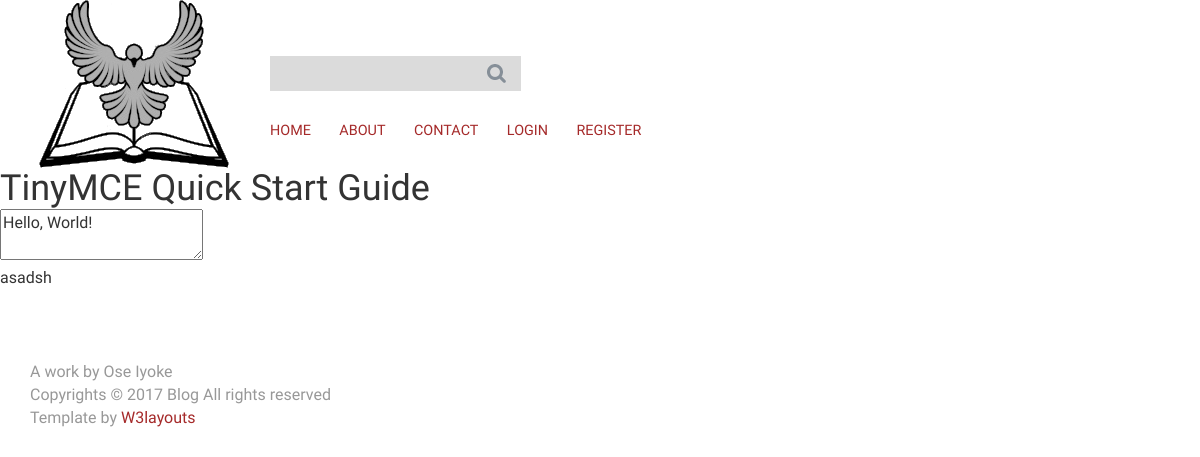
Page /detail/issues/ on the earlier database version.
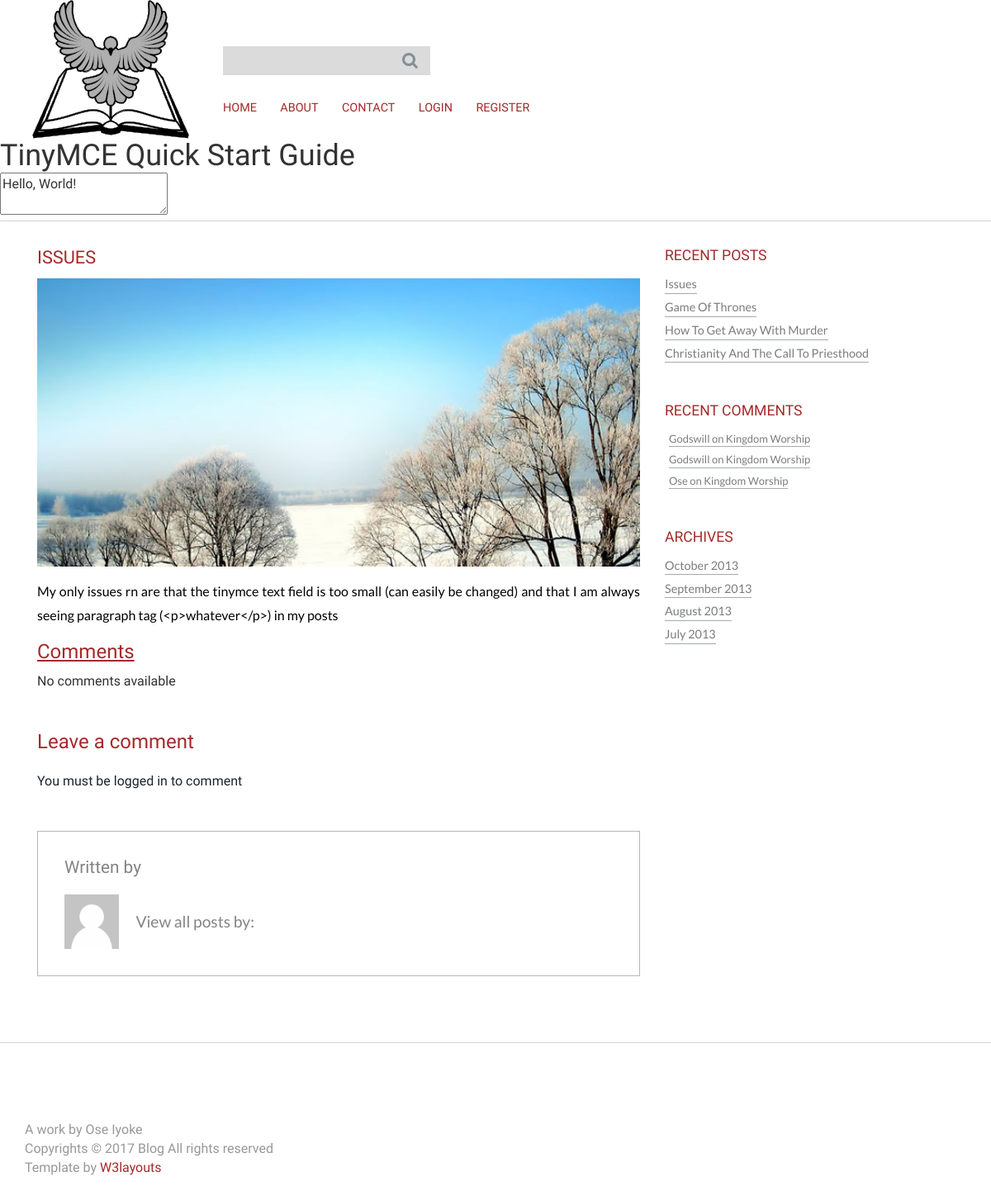
Same page on the later database version.
### blog/models.py (models this page shows, shortened)
class Post(models.Model):
    author = models.ForeignKey('auth.User',null=True)
    title = models.CharField(max_length=150)
    pub_date = models.DateTimeField(default=timezone.now())
    text = models.TextField()
    likes = models.IntegerField(default=0)
    views = models.IntegerField(default=0)
    slug = models.SlugField(unique=True)
    email = models.EmailField(max_length=50, default='kingdom@gmail.com')
    def __str__(self):
        return self.title

class Comment(models.Model):
    commenter = models.ForeignKey('auth.User')
    email = models.EmailField(max_length=50)
    post = models.ForeignKey(Post)
    created_on = models.DateTimeField(default=timezone.now())
    text = tinymce_models.HTMLField()

### blog/views.py (the view)
# urls.py: url(r'^detail/(?P<post_slug>[\w\-]+)/$', views.detail, name='detail'),
def detail(request, post_slug):
    try:
        post = Post.objects.get(slug=post_slug)
        comments = Comment.objects.filter(post=post)
    except Post.DoesNotExist:
        post = None
        comments = None
    form = CommentForm(request.POST or None)
    if form.is_valid():
        comment = form.save(commit=False)
        comment.post = post
        if request.user.is_authenticated():
            comment.commenter = request.user
            comment.email = request.user.email
            comment.created_on = timezone.now()
            comment.save()
        return redirect(request.path)
    else:
        print('girl')
    recent_comments()
    recent_posts()
    context = {'post':post,'form':form,'comments':comments,'recent_comments':recent_comments,'recent_posts':recent_posts}
    return render(request, 'blog/detail.html',context)

### blog/forms.py
class CommentForm(forms.ModelForm):
    text = forms.CharField(help_text='Enter a Comment',widget=TinyMCE(attrs={'cols': 80, 'rows': 30}))
    name = forms.CharField(widget=forms.HiddenInput(), initial="User")
    created_on = forms.DateTimeField(widget=forms.HiddenInput(), initial=timezone.now())
    email = forms.CharField(widget=forms.HiddenInput(), initial="default@gmail.com")
    post = forms.CharField(widget=forms.HiddenInput(),initial="Post")
    class Meta:
        model = Comment
        fields = ('text',)

### blog/views.py (called while the page is built)
def recent_comments():
    recent_comments = Comment.objects.all().filter(created_on__lte=timezone.now()).order_by('-created_on')[:4]
    return recent_comments

def recent_posts():
    recent_posts = Post.objects.all().filter(pub_date__lte=timezone.now()).order_by('-pub_date')[:4]
    return recent_posts

### templates/blog/detail.html (shortened to what this page needs)
{% extends 'blog/base.html' %}
{% load staticfiles %}
	{% block body_block %}
	<h1>TinyMCE Quick Start Guide</h1>
	<form method='post'>
		<textarea id = 'mytextarea'>Hello, World!</textarea>
	</form>
	{% if post %}
		<div class="single">
			 <div class="container">
				  <div class="col-md-8 single-main">
					  <div class="single-grid">
							<h4><a href="{% url 'blog:detail' post.slug %}">{{ post.title|safe }}</a></h4>
							<img src="{% static 'images/post1.jpg' %}" alt=""/>
							<p>{{ post.text|safe }}</p>
					  </div>
						<div class="comments">
							<h2><u>Comments</u></h2>
								{% if comments %}
									{% for comment in comments %}
									<h3>~{{ comment.commenter.first_name|title}} {{comment.commenter.last_name|title }}</h3>
									<ul>
										<li>
												{{ comment.text|safe }}
										</</li><br>
									</ul>
									<span class="hidden-xs"style="margin-left:70%;, font-family:Arial">Published: {{ comment.created_on }}</span >
									{% if comment.commenter == request.user  or user.is_superuser %}
											<a href="{% url 'blog:delete_comment' comment.id %}"><button style="margin-left:90%;,line-height: .9;color: red;, font-family:Arial;" type="button" name="button">Delete</button></a>
									{% endif %}
									{% endfor %}
								{% else %}
									No comments available
								{% endif %}
						</div>
					  <div class="content-form">
							 <h3>Leave a comment</h3>
							 {% if user.is_authenticated %}
								<form id="comment_form" action="{% url 'blog:detail' post.slug %}" method="post">
									{% csrf_token %}
										{% for hidden in form.hidden_fields %}
												{{ hidden }}
										{% endfor %}
										{% for field in form.visible_fields %}
											{{ field.errors }}
											{{ field }}<br/><br/>
										{% endfor %}
										<input class="btn btn-primary" type="submit" name="submit" value="submit">
								</form>
								{% else %}
								<a href="{% url 'blog:handle_login' %}">You must be logged in to comment</a>
								{% endif %}
								 </div>
						 <ul class="comment-list " >
					  		   <h5 class="post-author_head">Written by <a href="#" title="Posts by admin" rel="author">{{ post.author.first_name|title }}  {{ post.author.last_name|title }}</a></h5>
					  		   <li><img src="{% static 'images/avatar.png' %}" class="img-responsive" alt="">
					  		   <div class="desc">
					  		   <p>View all posts by: <a href="#" title="Posts by admin" rel="author">{{ post.author.first_name|title }}  {{ post.author.last_name|title }}</a></p>
					  		   </div>
					  		   <div class="clearfix"></div>
					  		   </li>
					  	  </ul>
				  </div>
					<div class="col-md-4 side-content">
						<div class="recent">
 						 <h3>RECENT POSTS</h3>
 						 {% if recent_posts %}
 						 <ul>
 							 {% for post in recent_posts %}
 						 <li><a href="{% url 'blog:detail' post.slug %}">{{post.title|title }}</a></li>
 						 {% endfor %}
 						 </ul>
 						 {% else %}
 					 <li><a href="#">No post has been posted</a></li>
 						 {% endif %}
 					 </div>
 					 <div class="comments">
 						 <h3>RECENT COMMENTS</h3>
 						 {% if recent_comments %}
 						 <ul>
 							 {% for comment in recent_comments %}
 						 <li><a href="{% url 'blog:detail' comment.post.slug %}">{{comment.commenter|title}} on {{comment.post|title}}</a></li>
 							{% endfor %}
 						 </ul>
 						 {% else %}
 						 <li><a href="#">No comments at the moment</a></li>
 						 {% endif %}
 					 </div>
					 <div class="archives">
						 <h3>ARCHIVES</h3>
						 <ul>
						 <li><a href="#">October 2013</a></li>
						 <li><a href="#">September 2013</a></li>
						 <li><a href="#">August 2013</a></li>
						 <li><a href="#">July 2013</a></li>
						 </ul>
					 </div>
					</div>
					  <div class="clearfix"></div>
				  </div>
			  </div>
		{% else %}
		asadsh
		{% endif %}
		{% endblock %}

Differences in the rows shown:
added Post: title "ISSUES", text "My only issues rn are that the tinymce text field is too small (can easily be changed) and that I am always seeing paragraph tag (<p>whatever</p>) in my posts", title "Issues"
added Post: title "Game Of Thrones"
added Post: title "How To Get Away With Murder"
now on this page (row edited): Post: title "Christianity And The Call To Priesthood"
now on this page (row unchanged): Comment: commenter "Godswill", post "Kingdom Worship"
now on this page (row unchanged): Comment: commenter "Godswill", post "Kingdom Worship"
now on this page (row unchanged): Comment: commenter "Ose", post "Kingdom Worship"
Other differences:
text no longer shown: "asadsh"
text now shown: "Comments No comments available Leave a comment You must be logged in to comment Written by View all posts by: RECENT POSTS RECENT COMMENTS ARCHIVES October 2013 September 2013 August 2013 July 2013"
